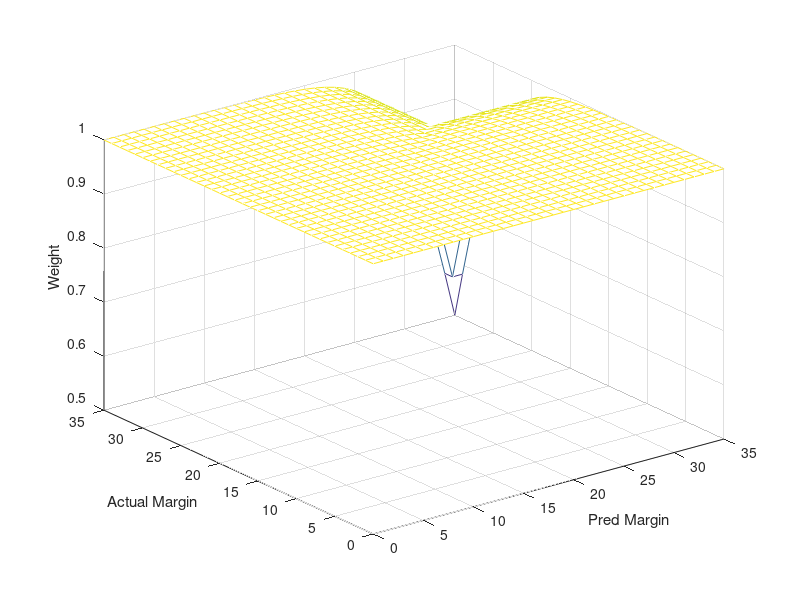

Write MATLAB code to recreate this figure.
% get_presentation_figures.m 

k1=15;
k2=15;

[predMargin actualMargin] = meshgrid([0:35],[0:35]);
%marg_weights = 1 - (1-exp(-predMargin/k1)).*(1-exp(-actualMargin/k2));
%marg_weights = (1-1./(1+exp(-(predMargin-21)/5))).*(1-1./(1+exp(-(actualMargin-21)/5)));
marg_weights = (1-1./(1+exp(-(min(predMargin,actualMargin)-35)/3)));


mesh(predMargin, actualMargin, marg_weights)
xlabel('Pred Margin')
ylabel('Actual Margin')
zlabel('Weight')

% weeksAgo = [0:10];
% time_weights = .95.^weeksAgo;
% plot(weeksAgo, time_weights, '*')
% xlabel('Weeks Ago')
% ylabel('Weight')
% axis([0 10 0 1])